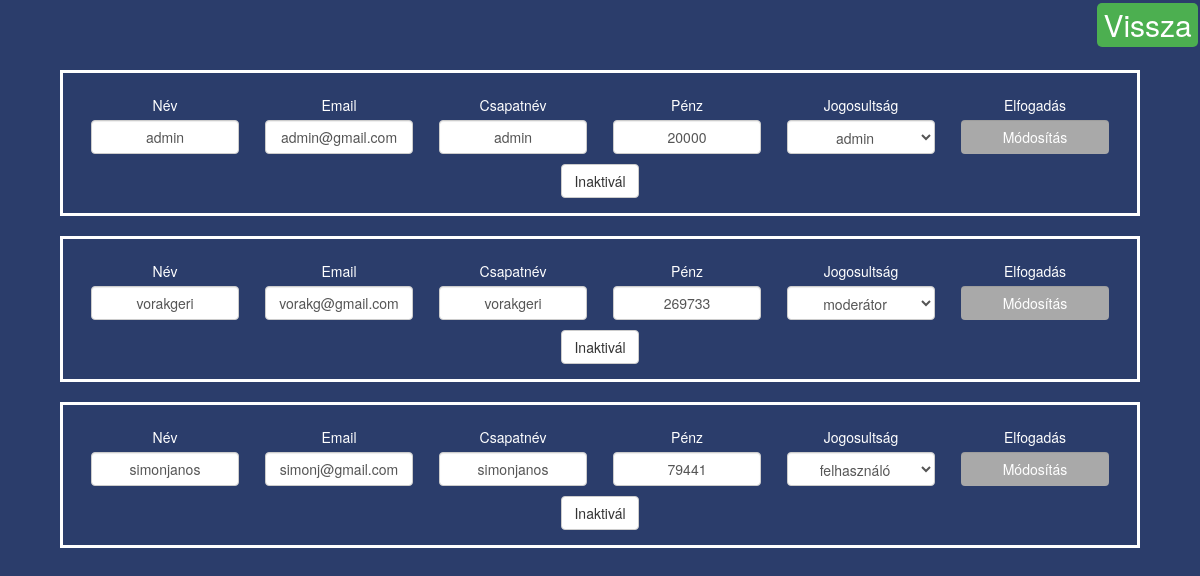
The app's page /felhasznalokszerk.php with its own data.
### tables this page shows
CREATE TABLE `felhasznalok` (
  `id` int(11) NOT NULL,
  `felhasznalonev` varchar(30) NOT NULL,
  `jelszo` varchar(60) NOT NULL,
  `email` varchar(40) NOT NULL,
  `csapatok.id` int(11) NOT NULL,
  `penz` int(11) NOT NULL,
  `aktiv` int(11) NOT NULL
);

CREATE TABLE `csapatok` (
  `id` int(11) NOT NULL,
  `nev` varchar(50) NOT NULL,
  `lejatszott` int(11) NOT NULL,
  `nyert` int(11) NOT NULL,
  `vesztett` int(11) NOT NULL
);

### classes/adatbazisclasses.php (called while the page is built, shortened)
<?php
class Adatbazis
{
	public $servername = "localhost";
	public $username = "root";
	public $password = "";
	public $dbname = "kosarlabdaapp";
	public function kapcsolodas()
	{
		$this->conn = new mysqli($this->servername, $this->username, $this->password, $this->dbname);
	}
}?>

### felhasznalokszerk.php (the view, shortened to what this page needs)
<?php
include("classes/felhasznalokszerkclasses.php");
$felhszerk = new FelhSzrk();
$felhszerk->kapcsolodas();
?>
<!DOCTYPE html>
<html lang="hu">
	<head>
		<link href="design/komponensek/css/bootstrap.mini.css" rel="stylesheet" type="text/css" />
		<link href="design/felhasznalokszerkstyle.css" rel="stylesheet" type="text/css">
	</head>
	<table class="navbar">
		<tr>
			<td></td>
			<td class="visszaGomb"><button><a href="menu.php">Vissza</a></button></td>
		</tr>
	</table>
	<body>
		<?php
		for($i=1; $i<=$felhszerk->getFelhasznalokSzama(); $i++)
		{
			if(!$felhszerk->getFelhasznalonev($i)==""){
				?>
				<div class="row">
					<form method="post">
						<div class="col-lg-2 col-md-6">
							<p>Név</p>
							<input class="form-control" type="text" name="input_felhasznalonev" value="<?php echo $felhszerk->getFelhasznalonev($i);?>">
						</div>
						<div class="col-lg-2 col-md-6">
							<p>Email</p>
							<input class="form-control" type="text" name="input_email" value="<?php echo $felhszerk->getEmail($i);?>">
						</div>
						<div class="col-lg-2 col-md-6">
							<p>Csapatnév</p>
							<input class="form-control" type="text" name="input_csapatnev" value="<?php echo $felhszerk->getCsapatnev($i);?>">
						</div>
						<div class="col-lg-2 col-md-6">
							<p>Pénz</p>
							<input class="form-control" type="text" name="input_penz" value="<?php echo $felhszerk->getPenz($i);?>">
						</div>
						<div class="col-lg-2 col-md-6">
							<p>Jogosultság</p>
							<select name="input_jogosultsag" class="form-control">
								<?php
								if($felhszerk->getJogosultsag($i)==3)
								{ ?>
									<option value="3" selected>admin</option>
								<?php }
								else if($felhszerk->getJogosultsag($i)==2)
								{ ?>
									<option value="2" selected>moderátor</option>
								<?php }
								else if($felhszerk->getJogosultsag($i)==1)
								{ ?>
									<option value="1" selected>felhasználó</option>
								<?php } ?>
							</select>
						</div>
						<div class="col-lg-2 col-md-6">
							<p>Elfogadás</p>
							<input type="submit" class="form-control" id="modositBtn" value="Módosítás" id="loginbtn">
						</div>
					</form>
					<form method="post">
						<div class="col-sm-12" style="text-align:center;">
							<?php
							if($felhszerk->getAktiv($i)==0)
							{
								?> <input type="hidden" name="action" value="btnAktiv">
								<input type="submit" class="btn btn-default" value="Aktivál"> <?php
							}
							else
							{
								?> <input type="hidden" name="action" value="btnInaktiv">
								<input type="submit" class="btn btn-default" value="Inaktivál"> <?php
							}
							?>
						</div>
					</form>
				</div><br />
			<?php }
		}
		?>
	</body>
</html>

### design/felhasznalokszerkstyle.css (style rules this page uses)
body { width: 100%; background: #2B3D6B; }
.row { margin:0 auto; width: 90%; padding: 15px; border-style: solid; border-color: white; }
.col-lg-2 { text-align: center; border-style: none; padding: 5px; }
.form-control { margin:0 auto; margin-top: 5px; margin-bottom: 5px; width: 90%; text-align: center; }
#modositBtn { background: darkgray; border-style: none; color: white; }
.navbar { width:99.9%; }
td { text-align: right; }
.visszaGomb { text-align: right; }
button { background-color: #4CAF50; border: none; color: white; text-decoration: none; font-size: 30px; cursor: pointer; border-radius: 5px; }
a, a:link, a:visited { color: white; text-decoration: none; }
p { color:white; margin-top: 2px; margin-bottom:2px; }

### records on screen
felhasznalok: input_felhasznalonev "admin", input_email "admin@gmail.com", input_csapatnev "admin", input_penz "20000"
felhasznalok: input_felhasznalonev "vorakgeri", input_email "vorakg@gmail.com", input_csapatnev "vorakgeri", input_penz "269733"
felhasznalok: input_felhasznalonev "simonjanos", input_email "simonj@gmail.com", input_csapatnev "simonjanos", input_penz "79441"
